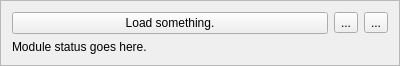
<?xml version="1.0" encoding="UTF-8"?>
<ui version="4.0">
 <class>ModuleWidget</class>
 <widget class="QFrame" name="ModuleWidget">
  <property name="geometry">
   <rect>
    <x>0</x>
    <y>0</y>
    <width>400</width>
    <height>61</height>
   </rect>
  </property>
  <property name="maximumSize">
   <size>
    <width>400</width>
    <height>16777215</height>
   </size>
  </property>
  <property name="windowTitle">
   <string>Form</string>
  </property>
  <property name="frameShape">
   <enum>QFrame::StyledPanel</enum>
  </property>
  <layout class="QGridLayout" name="gridLayout">
   <item row="0" column="0">
    <widget class="QPushButton" name="loadButton">
     <property name="text">
      <string>Load something.</string>
     </property>
    </widget>
   </item>
   <item row="0" column="1">
    <widget class="QToolButton" name="reloadButton">
     <property name="text">
      <string>...</string>
     </property>
     <property name="icon">
      <iconset theme="view-refresh">
       <normaloff/>
      </iconset>
     </property>
    </widget>
   </item>
   <item row="0" column="2">
    <widget class="QToolButton" name="unloadButton">
     <property name="text">
      <string>...</string>
     </property>
     <property name="icon">
      <iconset theme="application-exit">
       <normaloff/>
      </iconset>
     </property>
    </widget>
   </item>
   <item row="1" column="0" colspan="3">
    <widget class="QLabel" name="statusLabel">
     <property name="text">
      <string>Module status goes here.</string>
     </property>
    </widget>
   </item>
  </layout>
 </widget>
 <resources/>
 <connections/>
</ui>
